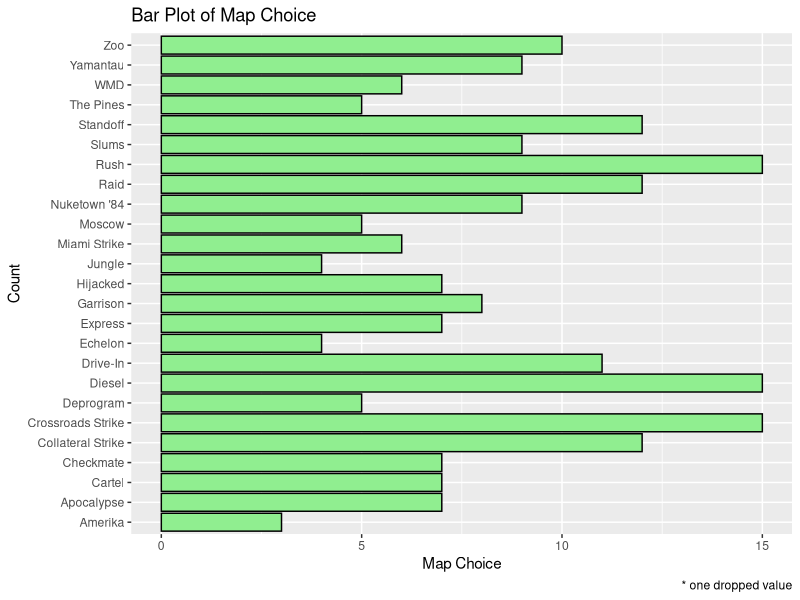
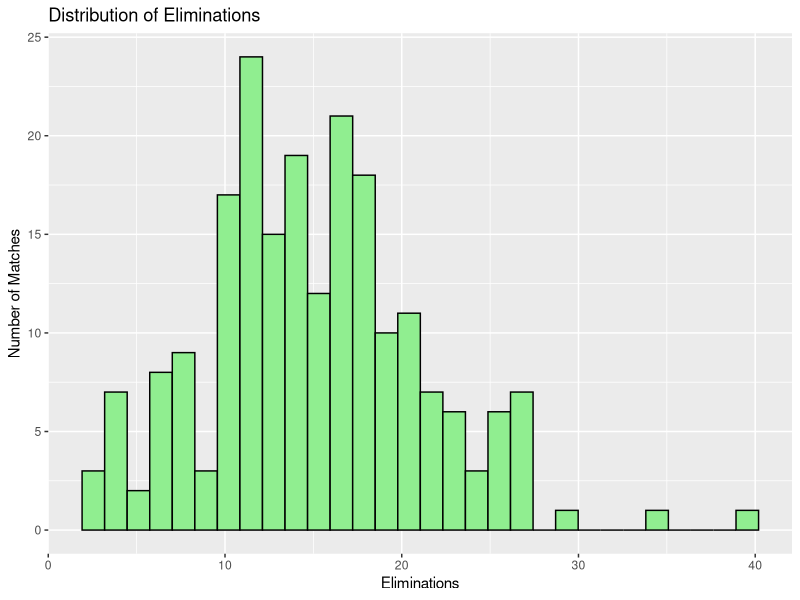

These figures' R source, in order:
## ---- chunk 1
knitr::opts_chunk$set(echo = TRUE)
## ---- chunk 2
# import libraries
# remove(list = ls())
library(tidyverse)
library(readxl)
# read data
cod <- read_xlsx("CODGames2_mp.xlsx", sheet = 1)
## ---- chunk 3
glimpse(cod)
## ---- chunk 4
cod_working <- cod %>%
  rename(
    map1 = Map1,
    map2 = Map2,
    choice = Choice,
    map_vote = MapVote,
    date = Date,
    full_partial = FullPartial,
    result = Result,
    eliminations = Eliminations,
    deaths = Deaths,
    score = Score,
    damage = Damage,
    total_xp = TotalXP,
    primary_weapon = PrimaryWeapon,
    xp_multiplier = XPType, # call this multiplier, will convert in next command
    did_player_vote = DidPlayerVote,
    game_type = GameType,
    confirms = Confirms,
    denies = Denies,
    objectives = Objectives,
    objective_kills = ObjectiveKills,
    captures = Captures,
    diffuses = Diffuses,
    plants = Plants,
    detonates = Detonates,
    deposits = Deposits,
    time_sec = Time_Sec,
    time_min = Time_Min
  ) %>%
  mutate(  # for now, only mutating variables we think are important
    map1 = as.factor(map1), 
    map2 = as.factor(map2),
    choice = as.factor(choice),
    full_partial = as.factor(full_partial),
    primary_weapon = as.factor(primary_weapon),
    xp_multiplier = if_else(xp_multiplier == '10% Boost', 1.10, 2.10),
    did_player_vote = as.logical(if_else(did_player_vote == 'Yes',1,0)),
  ) %>%
  separate(result, into = c('team_result', 'other_team_result'), sep = '-', extra = 'merge', convert = TRUE) 

# drop columns with a lot of NA values
apply(cod_working, MARGIN = 2, FUN = function(x) sum(is.na(x))) # counts total NA in columns
# since NA values are either < 50 or >200 drop all columns with more than 200 NA values

cod_working <- cod_working %>%
  select(where(~ sum(is.na(.)) < 200))

## ---- chunk 5
sum(is.na(cod_working$choice))
## ---- chunk 6
data.frame(cod_working$choice) %>% # convert sngle col into dataframe
  na.omit() %>% # makes sense to omit single observation in one variable
  ggplot(aes(x = cod_working.choice)) +
  geom_bar(fill = 'lightgreen', color = 'black') +
  coord_flip() +
  labs(
    y = 'Map Choice',
    x = 'Count', 
    title = 'Bar Plot of Map Choice',
    caption = '* one dropped value'
  )
## ---- chunk 7
sum(is.na(cod_working$eliminations))
## ---- chunk 8
cod_working %>%
  dplyr::select(eliminations) %>%
  summarize(min = min(eliminations),
            max = max(eliminations),
            mean = mean(eliminations),
            median = median(eliminations),
            sd = sd(eliminations))

## ---- chunk 9
data.frame(cod_working$eliminations) %>%
  ggplot(aes(x = cod_working$eliminations)) +
    geom_histogram(fill = 'lightgreen', color = 'black') +
    labs(title = "Distribution of Eliminations",
      x = "Eliminations",
      y = "Number of Matches"
    )
